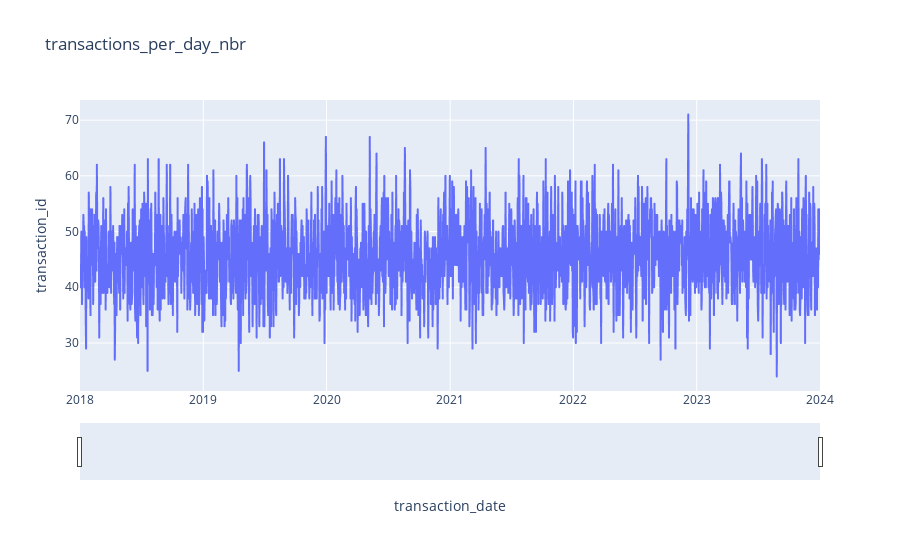

The notebook cell saved with this chart:
### Markdown cell above
Nombre de transaction par jour

### Code cell
transactions_per_day_nbr = pd.DataFrame(transactions_copy.groupby("transaction_date").transaction_id.count()).reset_index()
fig = px.line(transactions_per_day_nbr, x='transaction_date', y='transaction_id', title='transactions_per_day_nbr')

fig.update_xaxes(rangeslider_visible=True)
fig.show()

### Figure 1 — Plotly figure (JSON) as saved in the notebook; plotly's stock layout.template omitted (floating-point values rounded to 4 significant figures; data arrays with more than 128 entries replaced by an {"elided": "..."} marker saying what was removed)
{"data": [{"hovertemplate": "transaction_date=%{x}<br>transaction_id=%{y}<extra></extra>", "legendgroup": "", "line": {"color": "#636efa", "dash": "solid"}, "marker": {"symbol": "circle"}, "mode": "lines", "name": "", "showlegend": false, "type": "scattergl", "x": {"elided": "2192 str values"}, "xaxis": "x", "y": {"elided": "2192 int values"}, "yaxis": "y"}], "layout": {"legend": {"tracegroupgap": 0}, "title": {"text": "transactions_per_day_nbr"}, "xaxis": {"anchor": "y", "domain": [0, 1], "rangeslider": {"visible": true}, "title": {"text": "transaction_date"}}, "yaxis": {"anchor": "x", "domain": [0, 1], "title": {"text": "transaction_id"}}}}
